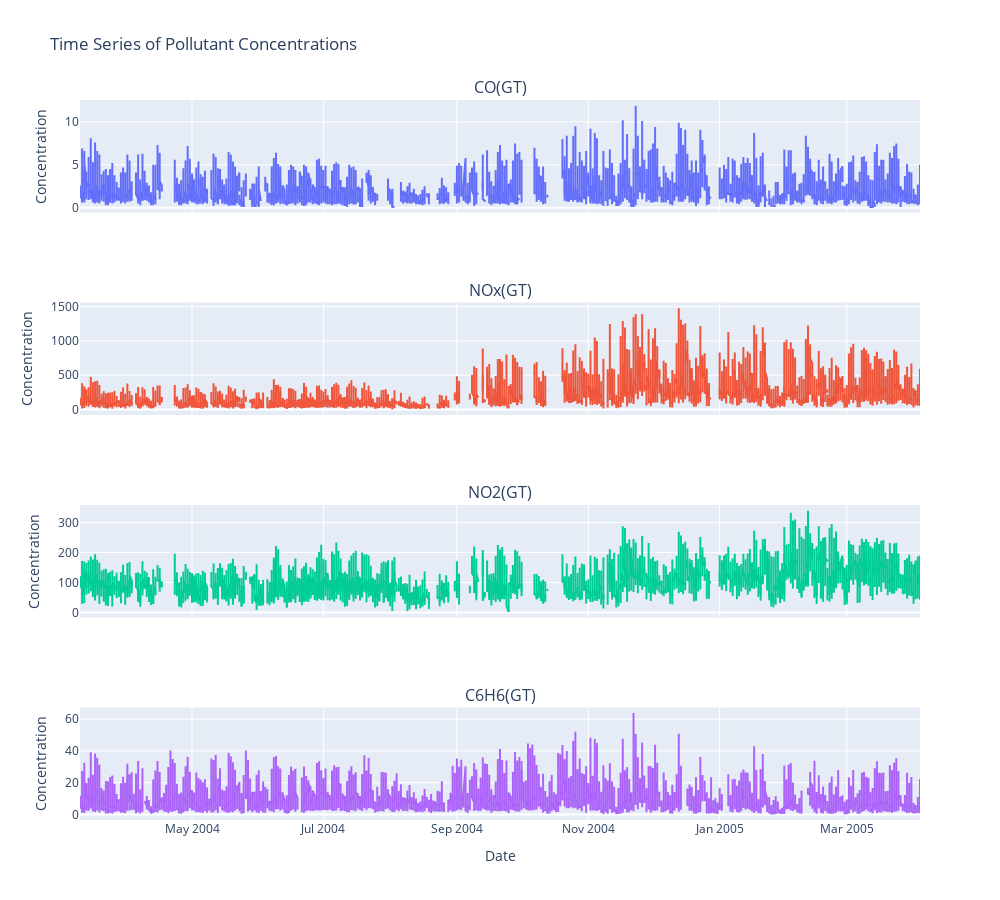

The notebook cell this image was saved under:
### Code cell
# Create subplot layout (4 rows, 1 column)
fig = make_subplots(rows=4, cols=1, shared_xaxes=True,
                    subplot_titles=('CO(GT)', 'NOx(GT)', 'NO2(GT)', 'C6H6(GT)'))

pollutants = ['CO(GT)', 'NOx(GT)', 'NO2(GT)', 'C6H6(GT)',]

# Add traces
for i, pollutant in enumerate(pollutants, start=1):
    fig.add_trace(go.Scatter(x=aq_data['Date'], y=aq_data[pollutant],
                             mode='lines', name=pollutant),
                  row=i, col=1)

# Layout styling
fig.update_layout(height=900, width=1000,
                  title_text="Time Series of Pollutant Concentrations",
                  showlegend=False)

fig.update_xaxes(title_text="Date", row=4, col=1)
fig.update_yaxes(title_text="Concentration")

fig.show()

### Figure 1 — Plotly figure (JSON) as saved in the notebook; plotly's stock layout.template omitted (floating-point values rounded to 4 significant figures; data arrays with more than 128 entries replaced by an {"elided": "..."} marker saying what was removed)
{"data": [{"mode": "lines", "name": "CO(GT)", "type": "scatter", "x": {"elided": "9357 str values"}, "xaxis": "x", "y": {"elided": "9357 float values"}, "yaxis": "y"}, {"mode": "lines", "name": "NOx(GT)", "type": "scatter", "x": {"elided": "9357 str values"}, "xaxis": "x2", "y": {"elided": "9357 float values"}, "yaxis": "y2"}, {"mode": "lines", "name": "NO2(GT)", "type": "scatter", "x": {"elided": "9357 str values"}, "xaxis": "x3", "y": {"elided": "9357 float values"}, "yaxis": "y3"}, {"mode": "lines", "name": "C6H6(GT)", "type": "scatter", "x": {"elided": "9357 str values"}, "xaxis": "x4", "y": {"elided": "9357 float values"}, "yaxis": "y4"}], "layout": {"annotations": [{"font": {"size": 16}, "showarrow": false, "text": "CO(GT)", "x": 0.5, "xanchor": "center", "xref": "paper", "y": 1, "yanchor": "bottom", "yref": "paper"}, {"font": {"size": 16}, "showarrow": false, "text": "NOx(GT)", "x": 0.5, "xanchor": "center", "xref": "paper", "y": 0.7188, "yanchor": "bottom", "yref": "paper"}, {"font": {"size": 16}, "showarrow": false, "text": "NO2(GT)", "x": 0.5, "xanchor": "center", "xref": "paper", "y": 0.4375, "yanchor": "bottom", "yref": "paper"}, {"font": {"size": 16}, "showarrow": false, "text": "C6H6(GT)", "x": 0.5, "xanchor": "center", "xref": "paper", "y": 0.1562, "yanchor": "bottom", "yref": "paper"}], "height": 900, "showlegend": false, "title": {"text": "Time Series of Pollutant Concentrations"}, "width": 1000, "xaxis": {"anchor": "y", "domain": [0, 1], "matches": "x4", "showticklabels": false}, "xaxis2": {"anchor": "y2", "domain": [0, 1], "matches": "x4", "showticklabels": false}, "xaxis3": {"anchor": "y3", "domain": [0, 1], "matches": "x4", "showticklabels": false}, "xaxis4": {"anchor": "y4", "domain": [0, 1], "title": {"text": "Date"}}, "yaxis": {"anchor": "x", "domain": [0.8438, 1], "title": {"text": "Concentration"}}, "yaxis2": {"anchor": "x2", "domain": [0.5625, 0.7188], "title": {"text": "Concentration"}}, "yaxis3": {"anchor": "x3", "domain": [0.2812, 0.4375], "title": {"text": "Concentration"}}, "yaxis4": {"anchor": "x4", "domain": [0, 0.1562], "title": {"text": "Concentration"}}}}
